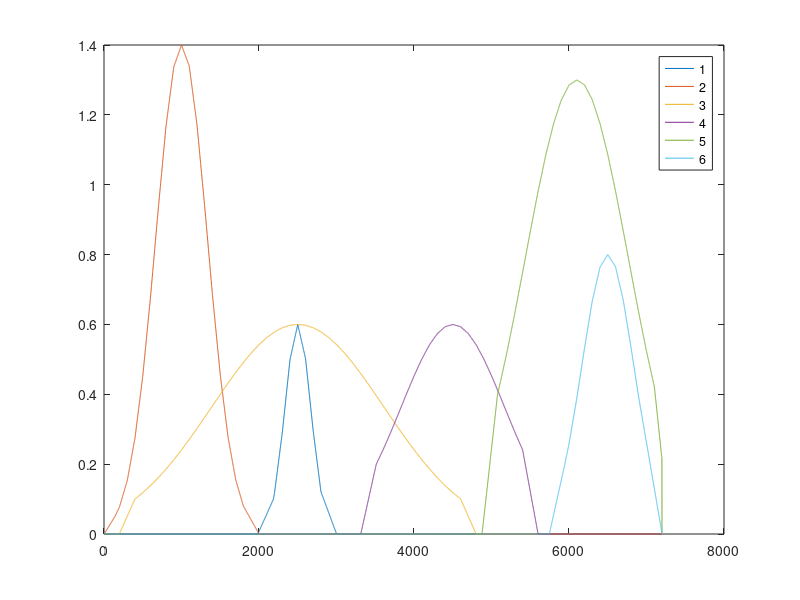

The MATLAB source for this figure:
clear,clc;
load('tankData.mat');
load('quest2.mat');
load('quest1.mat','tankFlow');

% totalCg = flow2cg(tankFlow,tankPosi,tankSize,aircraftMass,oilDensity,tankInitQuantity);
% 
% plot(t,totalCg);

plot(t,tankFlow);
legend('1','2','3','4','5','6');